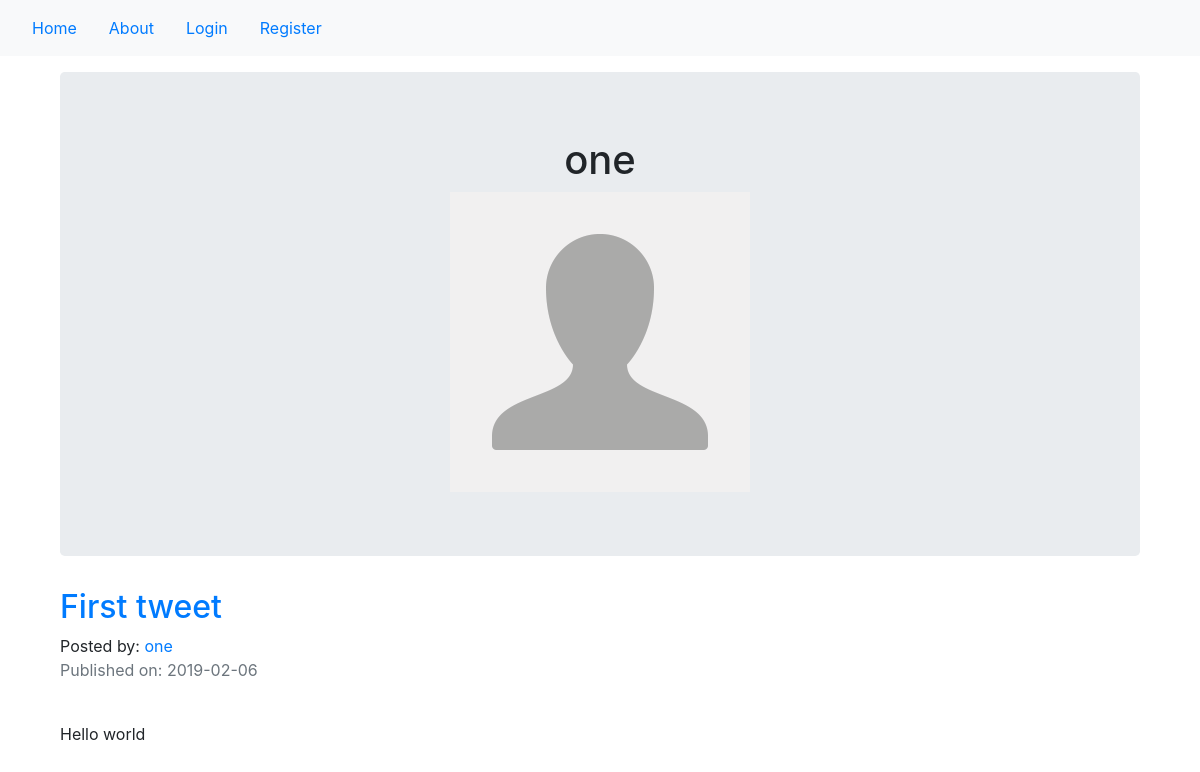
The page /one on the database its author committed.
### newsfeed/models.py (models this page shows, shortened)
class User(db.Model, UserMixin):
    __tablename__ = 'users'
    id = db.Column(db.Integer, primary_key=True)
    profile_image = db.Column(db.String(64), nullable=False, default='default_profile.png')
    email = db.Column(db.String(64), unique=True, index=True)
    username = db.Column(db.String(64), unique=True, index=True)
    password_hash = db.Column(db.String(128))
    posts = db.relationship('News', backref='author', lazy=True)

class News(db.Model):
    users = db.relationship(User)
    id = db.Column(db.Integer, primary_key=True)
    user_id = db.Column(db.Integer, db.ForeignKey('users.id'), nullable=False)
    date = db.Column(db.DateTime, nullable=False, default=datetime.utcnow)
    title = db.Column(db.String(140), nullable=False)
    text = db.Column(db.Text, nullable=False)

### newsfeed/users/views.py (the view)
@users.route('/<username>')
def user_posts(username):
    page = request.args.get('page',1,type=int)
    user = User.query.filter_by(username=username).first_or_404()
    news_feed = News.query.filter_by(author=user).order_by(News.date.desc()).paginate(page=page, per_page=5)
    return render_template('user_news_feed.html', news_feed=news_feed, user=user)

### newsfeed/templates/user_news_feed.html (shortened to what this page needs)
{% extends "base.html" %}
{% block content %}
<div class="container">
  <div class="jumbotron">
    <div align="center">
        <h1>{{user.username}}</h1>
        <img src="{{ url_for('static', filename='profile_pics/' + user.profile_image) }}">
    </div>
  </div>
{% for post in news_feed.items %}
    <h2> <a href="{{ url_for('news_feed.news_feed', blog_post_id=post.id) }}">{{post.title}}</a> </h2>
    Posted by: <a href="{{ url_for('users.user_post', username=post.author.username)}}"> {{ post.author.username }} </a>
    <p class="text-muted">Published on: {{ post.date.strftime("%Y-%m-%d") }}</p>
    <br>
    <p> {{post.text}} </p> <br>
{% endfor %}
</div>
{% endblock %}

### rows shown on the page
User: username "one", profile_image (placeholder picture)
News: title "First tweet", author.username "one", date "2019-02-06", text "Hello world"
